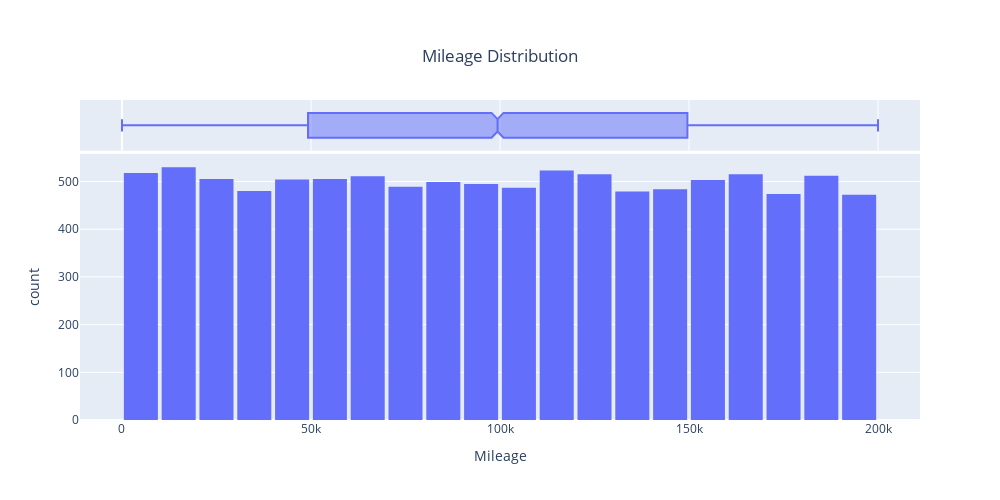

The code cell stored with this chart in its notebook:
### Code cell
fig = px.histogram(
    car_df,
    x="Mileage",
    nbins=20,
    marginal='box',
    width=1000,
    height=500,
    title='Mileage Distribution'
)
fig.update_layout( bargap=0.1, title={ 'y':0.9, 'x':0.5} )

### Figure 1 — Plotly figure (JSON) as saved in the notebook; plotly's stock layout.template omitted (floating-point values rounded to 4 significant figures; data arrays with more than 128 entries replaced by an {"elided": "..."} marker saying what was removed)
{"data": [{"bingroup": "x", "hovertemplate": "Mileage=%{x}<br>count=%{y}<extra></extra>", "legendgroup": "", "marker": {"color": "#636efa", "pattern": {"shape": ""}}, "name": "", "nbinsx": 20, "orientation": "v", "showlegend": false, "type": "histogram", "x": {"elided": "10000 int values"}, "xaxis": "x", "yaxis": "y"}, {"hovertemplate": "Mileage=%{x}<extra></extra>", "legendgroup": "", "marker": {"color": "#636efa"}, "name": "", "notched": true, "showlegend": false, "type": "box", "x": {"elided": "10000 int values"}, "xaxis": "x2", "yaxis": "y2"}], "layout": {"bargap": 0.1, "barmode": "relative", "height": 500, "legend": {"tracegroupgap": 0}, "title": {"text": "Mileage Distribution", "x": 0.5, "y": 0.9}, "width": 1000, "xaxis": {"anchor": "y", "domain": [0, 1], "title": {"text": "Mileage"}}, "xaxis2": {"anchor": "y2", "domain": [0, 1], "matches": "x", "showgrid": true, "showticklabels": false}, "yaxis": {"anchor": "x", "domain": [0, 0.8316], "title": {"text": "count"}}, "yaxis2": {"anchor": "x2", "domain": [0.8416, 1], "matches": "y2", "showgrid": false, "showline": false, "showticklabels": false, "ticks": ""}}}
